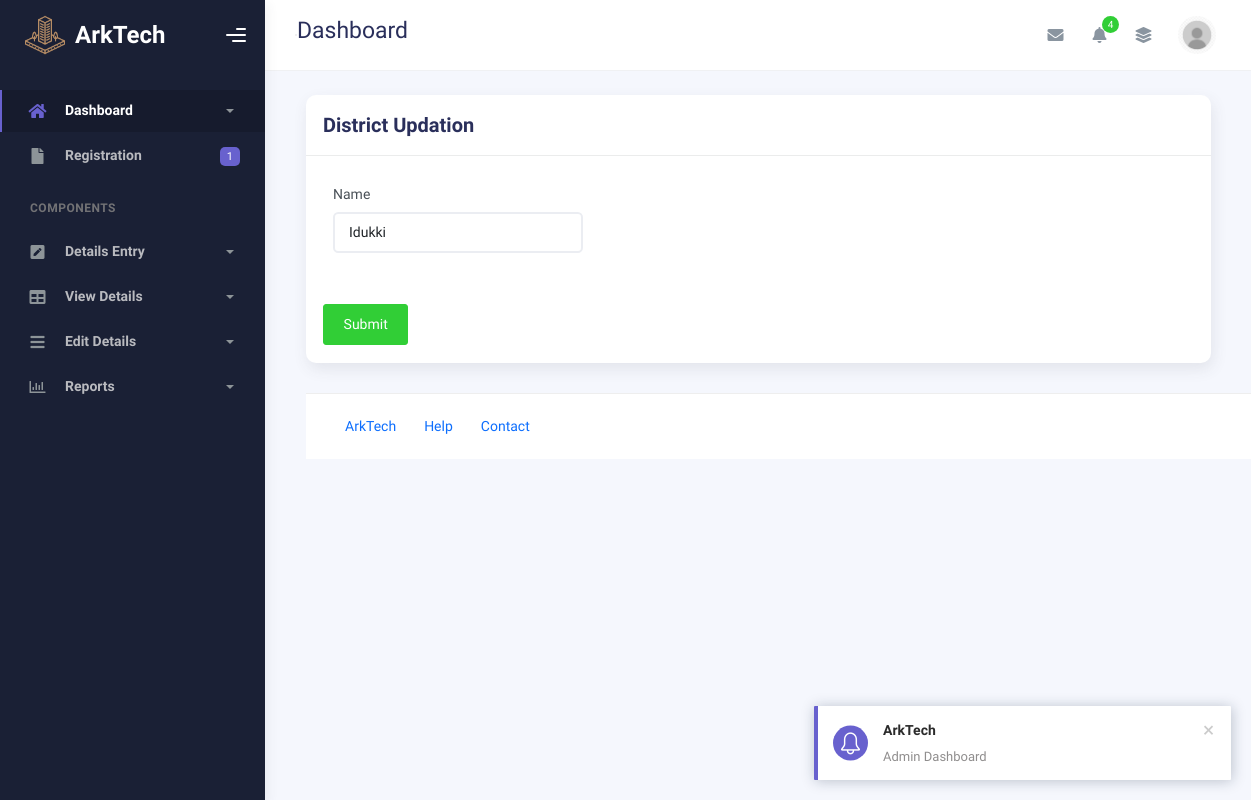
Before: /Admin/district_edit.php?eid=1 with the older database file.
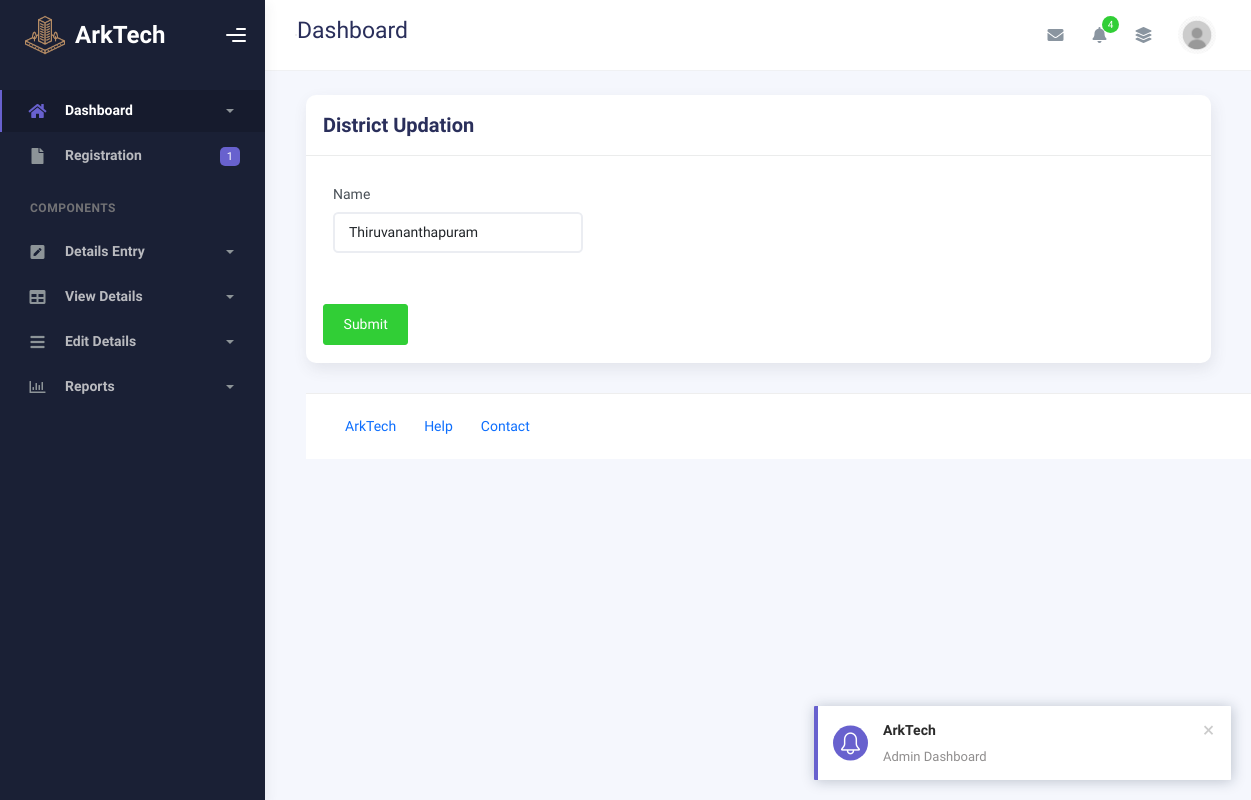
After: the same page with the newer database file.
### tables this page shows
CREATE TABLE IF NOT EXISTS `tbl_district` (
  `district_id` int NOT NULL AUTO_INCREMENT,
  `district_name` varchar(30) NOT NULL,
  UNIQUE KEY `district_id` (`district_id`)
);

### dboperation.php (called while the page is built, shortened)
<?php
class dboperation
{
    public $con,$res;
    function __construct()
    {
        $this->con=mysqli_connect("localhost","root","","arktech");
    }
    public function executequery($sql)
    {
        $this->res=mysqli_query($this->con,$sql);
        return $this->res;
    }
}
?>

### Admin/district_edit.php (the view, shortened to what this page needs)
<?php
include_once('header.php');
include_once('../dboperation.php');
$obj=new dboperation();
if(isset($_GET["eid"]))
{
  $cid=$_GET["eid"];
  $sql="select* from tbl_district where district_id='$cid'";
   $res=$obj->executequery($sql);
   $display=mysqli_fetch_array($res);
}
?>
<form action="action_pages/district_editaction.php" method="POST">
<div class="container" >
          <div class="page-inner">
            <div class="page-header">
              <h3 class="fw-bold mb-3">Forms</h3>
              <ul class="breadcrumbs mb-3">
                <li class="nav-home">
                  <a href="#">
                  </a>
                </li>
                <li class="separator">
                </li>
                <li class="nav-item">
                  <a href="#">Forms</a>
                </li>
                <li class="separator">
                </li>
                <li class="nav-item">
                  <a href="#">Basic Form</a>
                </li>
              </ul>
            </div>
            <div class="row">
              <div class="col-md-12">
                <div class="card">
                  <div class="card-header">
                    <div class="card-title">District Updation</div>
                  </div>
                  <div class="card-body">
                    <div class="row">
                      <div class="col-md-6 col-lg-4">
                        <div class="form-group">
                          <label for="email2">Name</label>
                          <input
                            type="text"
                            class="form-control"
                            name="dname" value="<?php echo $display["district_name"]; ?>"
                            placeholder="Enter Your District"
                          />
                          </div>
                          <div class="form-group">
                        </div><br>
                    <button class="btn btn-success" type="submit" name="submit">Submit</button>
                  </div>
                </div>
              </div>
            </div>
          </div>
        </div>
</form>
<?php include("footer.php"); ?>

Changed rows visible on the page:
changed tbl_district: dname "Idukki" → "Thiruvananthapuram"
